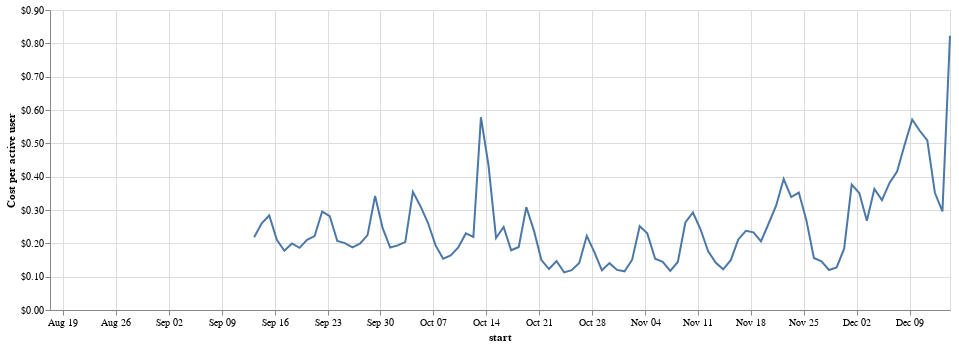

Source (notebook cell):
### Code cell
alt.Chart(total, width=900).mark_line().encode(
    x='start',
    y=alt.Y('cost_per_active_user', axis=alt.Axis(format="$.2f"), title="Cost per active user")
)

### Figure 1 — Vega-Lite specification as saved in the notebook (floating-point values rounded to 4 significant figures)
{"$schema": "https://vega.github.io/schema/vega-lite/v2.6.0.json", "config": {"view": {"height": 300, "width": 400}}, "data": {"name": "data-34a11dd000fa2c8403902c3d108b6ac4"}, "datasets": {"data-34a11dd000fa2c8403902c3d108b6ac4": [{"cost": null, "cost_per_active_user": null, "start": "2018-08-17T00:00:00-07:00", "user": 13}, {"cost": null, "cost_per_active_user": null, "start": "2018-08-18T00:00:00-07:00", "user": 38}, {"cost": null, "cost_per_active_user": null, "start": "2018-08-19T00:00:00-07:00", "user": 24}, {"cost": null, "cost_per_active_user": null, "start": "2018-08-20T00:00:00-07:00", "user": 53}, {"cost": null, "cost_per_active_user": null, "start": "2018-08-21T00:00:00-07:00", "user": 135}, {"cost": null, "cost_per_active_user": null, "start": "2018-08-22T00:00:00-07:00", "user": 1176}, {"cost": null, "cost_per_active_user": null, "start": "2018-08-23T00:00:00-07:00", "user": 1184}, {"cost": null, "cost_per_active_user": null, "start": "2018-08-24T00:00:00-07:00", "user": 1332}, {"cost": null, "cost_per_active_user": null, "start": "2018-08-25T00:00:00-07:00", "user": 918}, {"cost": null, "cost_per_active_user": null, "start": "2018-08-26T00:00:00-07:00", "user": 1133}, {"cost": null, "cost_per_active_user": null, "start": "2018-08-27T00:00:00-07:00", "user": 1447}, {"cost": null, "cost_per_active_user": null, "start": "2018-08-28T00:00:00-07:00", "user": 1276}, {"cost": null, "cost_per_active_user": null, "start": "2018-08-29T00:00:00-07:00", "user": 1519}, {"cost": null, "cost_per_active_user": null, "start": "2018-08-30T00:00:00-07:00", "user": 1236}, {"cost": null, "cost_per_active_user": null, "start": "2018-08-31T00:00:00-07:00", "user": 1143}, {"cost": null, "cost_per_active_user": null, "start": "2018-09-01T00:00:00-07:00", "user": 728}, {"cost": null, "cost_per_active_user": null, "start": "2018-09-02T00:00:00-07:00", "user": 914}, {"cost": null, "cost_per_active_user": null, "start": "2018-09-03T00:00:00-07:00", "user": 1202}, {"cost": null, "cost_per_active_user": null, "start": "2018-09-04T00:00:00-07:00", "user": 1409}, {"cost": null, "cost_per_active_user": null, "start": "2018-09-05T00:00:00-07:00", "user": 1586}, {"cost": null, "cost_per_active_user": null, "start": "2018-09-06T00:00:00-07:00", "user": 1278}, {"cost": null, "cost_per_active_user": null, "start": "2018-09-07T00:00:00-07:00", "user": 1011}, {"cost": null, "cost_per_active_user": null, "start": "2018-09-08T00:00:00-07:00", "user": 815}, {"cost": null, "cost_per_active_user": null, "start": "2018-09-09T00:00:00-07:00", "user": 971}, {"cost": null, "cost_per_active_user": null, "start": "2018-09-10T00:00:00-07:00", "user": 1369}, {"cost": null, "cost_per_active_user": null, "start": "2018-09-11T00:00:00-07:00", "user": 1417}, {"cost": 40.16, "cost_per_active_user": 0.0269, "start": "2018-09-12T00:00:00-07:00", "user": 1493}, {"cost": null, "cost_per_active_user": null, "start": "2018-09-12T00:00:00-07:00", "user": 1493}, {"cost": 264.0, "cost_per_active_user": 0.2183, "start": "2018-09-13T00:00:00-07:00", "user": 1209}, {"cost": 233.4, "cost_per_active_user": 0.2599, "start": "2018-09-14T00:00:00-07:00", "user": 898}, {"cost": 220.5, "cost_per_active_user": 0.2834, "start": "2018-09-15T00:00:00-07:00", "user": 778}, {"cost": 221.5, "cost_per_active_user": 0.2103, "start": "2018-09-16T00:00:00-07:00", "user": 1053}, {"cost": 254.1, "cost_per_active_user": 0.1776, "start": "2018-09-17T00:00:00-07:00", "user": 1431}, {"cost": 268.7, "cost_per_active_user": 0.1996, "start": "2018-09-18T00:00:00-07:00", "user": 1346}, {"cost": 277.0, "cost_per_active_user": 0.1866, "start": "2018-09-19T00:00:00-07:00", "user": 1485}, {"cost": 291.3, "cost_per_active_user": 0.2108, "start": "2018-09-20T00:00:00-07:00", "user": 1382}, {"cost": 268.4, "cost_per_active_user": 0.2218, "start": "2018-09-21T00:00:00-07:00", "user": 1210}, {"cost": 246.1, "cost_per_active_user": 0.2954, "start": "2018-09-22T00:00:00-07:00", "user": 833}, {"cost": 244.2, "cost_per_active_user": 0.2816, "start": "2018-09-23T00:00:00-07:00", "user": 867}, {"cost": 245.5, "cost_per_active_user": 0.2068, "start": "2018-09-24T00:00:00-07:00", "user": 1187}, {"cost": 254.9, "cost_per_active_user": 0.2005, "start": "2018-09-25T00:00:00-07:00", "user": 1271}, {"cost": 277.2, "cost_per_active_user": 0.1877, "start": "2018-09-26T00:00:00-07:00", "user": 1477}, {"cost": 290.0, "cost_per_active_user": 0.1992, "start": "2018-09-27T00:00:00-07:00", "user": 1456}, {"cost": 268.3, "cost_per_active_user": 0.2247, "start": "2018-09-28T00:00:00-07:00", "user": 1194}, {"cost": 262.4, "cost_per_active_user": 0.3421, "start": "2018-09-29T00:00:00-07:00", "user": 767}, {"cost": 244.4, "cost_per_active_user": 0.2454, "start": "2018-09-30T00:00:00-07:00", "user": 996}, {"cost": 249.0, "cost_per_active_user": 0.1873, "start": "2018-10-01T00:00:00-07:00", "user": 1329}, {"cost": 243.5, "cost_per_active_user": 0.1938, "start": "2018-10-02T00:00:00-07:00", "user": 1256}, {"cost": 304.9, "cost_per_active_user": 0.2042, "start": "2018-10-03T00:00:00-07:00", "user": 1493}, {"cost": 453.0, "cost_per_active_user": 0.3544, "start": "2018-10-04T00:00:00-07:00", "user": 1278}, {"cost": 275.0, "cost_per_active_user": 0.3115, "start": "2018-10-05T00:00:00-07:00", "user": 883}, {"cost": 181.8, "cost_per_active_user": 0.2609, "start": "2018-10-06T00:00:00-07:00", "user": 697}, {"cost": 173.6, "cost_per_active_user": 0.1938, "start": "2018-10-07T00:00:00-07:00", "user": 896}, {"cost": 197.1, "cost_per_active_user": 0.154, "start": "2018-10-08T00:00:00-07:00", "user": 1280}, {"cost": 212.1, "cost_per_active_user": 0.1636, "start": "2018-10-09T00:00:00-07:00", "user": 1296}, {"cost": 219.8, "cost_per_active_user": 0.1877, "start": "2018-10-10T00:00:00-07:00", "user": 1171}, {"cost": 203.8, "cost_per_active_user": 0.2297, "start": "2018-10-11T00:00:00-07:00", "user": 887}, {"cost": 206.1, "cost_per_active_user": 0.2193, "start": "2018-10-12T00:00:00-07:00", "user": 940}, {"cost": 202.4, "cost_per_active_user": 0.5783, "start": "2018-10-13T00:00:00-07:00", "user": 350}, {"cost": 182.3, "cost_per_active_user": 0.4341, "start": "2018-10-14T00:00:00-07:00", "user": 420}, {"cost": 183.3, "cost_per_active_user": 0.2161, "start": "2018-10-15T00:00:00-07:00", "user": 848}, {"cost": 191.6, "cost_per_active_user": 0.2492, "start": "2018-10-16T00:00:00-07:00", "user": 769}, {"cost": 186.1, "cost_per_active_user": 0.1792, "start": "2018-10-17T00:00:00-07:00", "user": 1039}, {"cost": 185.8, "cost_per_active_user": 0.1892, "start": "2018-10-18T00:00:00-07:00", "user": 982}, {"cost": 185.5, "cost_per_active_user": 0.3086, "start": "2018-10-19T00:00:00-07:00", "user": 601}, {"cost": 149.5, "cost_per_active_user": 0.2388, "start": "2018-10-20T00:00:00-07:00", "user": 626}, {"cost": 121.8, "cost_per_active_user": 0.1498, "start": "2018-10-21T00:00:00-07:00", "user": 813}, {"cost": 142.4, "cost_per_active_user": 0.1229, "start": "2018-10-22T00:00:00-07:00", "user": 1159}, {"cost": 155.9, "cost_per_active_user": 0.147, "start": "2018-10-23T00:00:00-07:00", "user": 1061}, {"cost": 156.9, "cost_per_active_user": 0.1128, "start": "2018-10-24T00:00:00-07:00", "user": 1391}, {"cost": 156.4, "cost_per_active_user": 0.1194, "start": "2018-10-25T00:00:00-07:00", "user": 1310}, {"cost": 155.9, "cost_per_active_user": 0.1409, "start": "2018-10-26T00:00:00-07:00", "user": 1106}, {"cost": 145.9, "cost_per_active_user": 0.2227, "start": "2018-10-27T00:00:00-07:00", "user": 655}, {"cost": 143.6, "cost_per_active_user": 0.1739, "start": "2018-10-28T00:00:00-07:00", "user": 826}, {"cost": 149.6, "cost_per_active_user": 0.1192, "start": "2018-10-29T00:00:00-07:00", "user": 1255}, {"cost": 168.6, "cost_per_active_user": 0.1406, "start": "2018-10-30T00:00:00-07:00", "user": 1199}, {"cost": 169.5, "cost_per_active_user": 0.1203, "start": "2018-10-31T00:00:00-07:00", "user": 1409}, {"cost": 165.7, "cost_per_active_user": 0.116, "start": "2018-11-01T00:00:00-07:00", "user": 1428}, {"cost": 174.7, "cost_per_active_user": 0.151, "start": "2018-11-02T00:00:00-07:00", "user": 1157}, {"cost": 154.5, "cost_per_active_user": 0.2512, "start": "2018-11-03T00:00:00-07:00", "user": 615}, {"cost": 160.2, "cost_per_active_user": 0.2298, "start": "2018-11-04T00:00:00-07:00", "user": 697}, {"cost": 154.2, "cost_per_active_user": 0.1537, "start": "2018-11-05T00:00:00-08:00", "user": 1003}, {"cost": 154.7, "cost_per_active_user": 0.1445, "start": "2018-11-06T00:00:00-08:00", "user": 1071}, {"cost": 170.9, "cost_per_active_user": 0.1172, "start": "2018-11-07T00:00:00-08:00", "user": 1458}, {"cost": 177.7, "cost_per_active_user": 0.1441, "start": "2018-11-08T00:00:00-08:00", "user": 1233}, {"cost": 179.0, "cost_per_active_user": 0.2625, "start": "2018-11-09T00:00:00-08:00", "user": 682}, {"cost": 179.3, "cost_per_active_user": 0.2925, "start": "2018-11-10T00:00:00-08:00", "user": 613}, {"cost": 165.4, "cost_per_active_user": 0.2422, "start": "2018-11-11T00:00:00-08:00", "user": 683}, {"cost": 157.6, "cost_per_active_user": 0.1771, "start": "2018-11-12T00:00:00-08:00", "user": 890}, {"cost": 163.7, "cost_per_active_user": 0.1422, "start": "2018-11-13T00:00:00-08:00", "user": 1151}, {"cost": 183.7, "cost_per_active_user": 0.1221, "start": "2018-11-14T00:00:00-08:00", "user": 1505}, {"cost": 195.3, "cost_per_active_user": 0.1494, "start": "2018-11-15T00:00:00-08:00", "user": 1307}, {"cost": 188.5, "cost_per_active_user": 0.2118, "start": "2018-11-16T00:00:00-08:00", "user": 890}, {"cost": 180.4, "cost_per_active_user": 0.2377, "start": "2018-11-17T00:00:00-08:00", "user": 759}, {"cost": 170.6, "cost_per_active_user": 0.233, "start": "2018-11-18T00:00:00-08:00", "user": 732}, {"cost": 169.1, "cost_per_active_user": 0.206, "start": "2018-11-19T00:00:00-08:00", "user": 821}, {"cost": 168.5, "cost_per_active_user": 0.2588, "start": "2018-11-20T00:00:00-08:00", "user": 651}, {"cost": 168.1, "cost_per_active_user": 0.313, "start": "2018-11-21T00:00:00-08:00", "user": 537}, {"cost": 167.4, "cost_per_active_user": 0.393, "start": "2018-11-22T00:00:00-08:00", "user": 426}, {"cost": 168.1, "cost_per_active_user": 0.339, "start": "2018-11-23T00:00:00-08:00", "user": 496}, {"cost": 167.7, "cost_per_active_user": 0.3523, "start": "2018-11-24T00:00:00-08:00", "user": 476}, {"cost": 168.4, "cost_per_active_user": 0.2695, "start": "2018-11-25T00:00:00-08:00", "user": 625}, {"cost": 172.0, "cost_per_active_user": 0.1559, "start": "2018-11-26T00:00:00-08:00", "user": 1103}, {"cost": 171.2, "cost_per_active_user": 0.146, "start": "2018-11-27T00:00:00-08:00", "user": 1173}, {"cost": 170.2, "cost_per_active_user": 0.1199, "start": "2018-11-28T00:00:00-08:00", "user": 1419}, {"cost": 171.2, "cost_per_active_user": 0.1277, "start": "2018-11-29T00:00:00-08:00", "user": 1341}, {"cost": 170.1, "cost_per_active_user": 0.1839, "start": "2018-11-30T00:00:00-08:00", "user": 925}, {"cost": 162.9, "cost_per_active_user": 0.3762, "start": "2018-12-01T00:00:00-08:00", "user": 433}, {"cost": 164.6, "cost_per_active_user": 0.3509, "start": "2018-12-02T00:00:00-08:00", "user": 469}, {"cost": 164.5, "cost_per_active_user": 0.2679, "start": "2018-12-03T00:00:00-08:00", "user": 614}, {"cost": 164.5, "cost_per_active_user": 0.3632, "start": "2018-12-04T00:00:00-08:00", "user": 453}, {"cost": 165.2, "cost_per_active_user": 0.3296, "start": "2018-12-05T00:00:00-08:00", "user": 501}, {"cost": 165.0, "cost_per_active_user": 0.3812, "start": "2018-12-06T00:00:00-08:00", "user": 433}, {"cost": 164.4, "cost_per_active_user": 0.4152, "start": "2018-12-07T00:00:00-08:00", "user": 396}, {"cost": 164.6, "cost_per_active_user": 0.4957, "start": "2018-12-08T00:00:00-08:00", "user": 332}, {"cost": 164.6, "cost_per_active_user": 0.5715, "start": "2018-12-09T00:00:00-08:00", "user": 288}, {"cost": 164.5, "cost_per_active_user": 0.5376, "start": "2018-12-10T00:00:00-08:00", "user": 306}, {"cost": 164.9, "cost_per_active_user": 0.5088, "start": "2018-12-11T00:00:00-08:00", "user": 324}, {"cost": 164.3, "cost_per_active_user": 0.3517, "start": "2018-12-12T00:00:00-08:00", "user": 467}, {"cost": 164.6, "cost_per_active_user": 0.296, "start": "2018-12-13T00:00:00-08:00", "user": 556}, {"cost": 162.1, "cost_per_active_user": 0.8229, "start": "2018-12-14T00:00:00-08:00", "user": 197}, {"cost": null, "cost_per_active_user": null, "start": "", "user": null}, {"cost": null, "cost_per_active_user": null, "start": "", "user": null}]}, "encoding": {"x": {"field": "start", "type": "temporal"}, "y": {"axis": {"format": "$.2f"}, "field": "cost_per_active_user", "title": "Cost per active user", "type": "quantitative"}}, "mark": "line", "width": 900}
